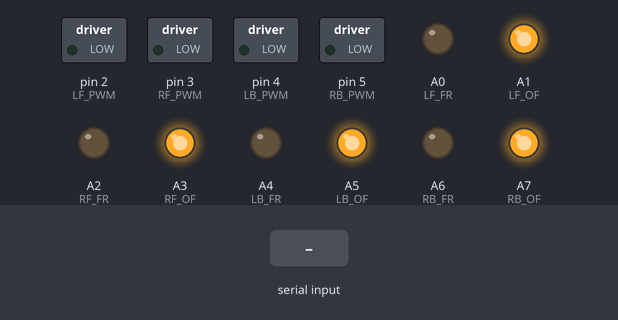
Bench run of a program on a simulated Arduino Mega 2560, built with avr-gcc and run on an emulated ATmega2560. Parts: switched loads named in the program (green lamp = pin HIGH), output pins drawn as LEDs (lit = HIGH). The inputs (shaded band) are chosen by the test bench. What the program prints to the serial monitor is not drawn.

Above: at 1.2 s.
1.3 s: "90,45,200,10\n" received over the second serial link
At 2.2 s:
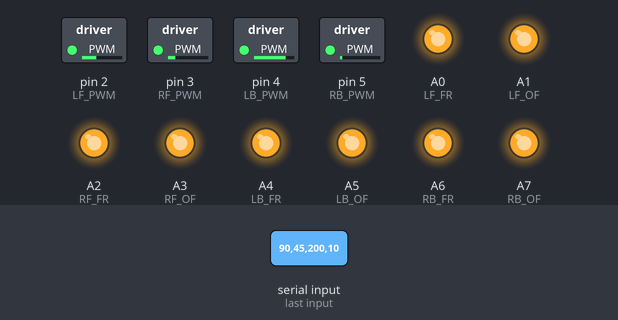
2.8 s: "30,150,10,200\n" received over the second serial link
At 3.4 s:
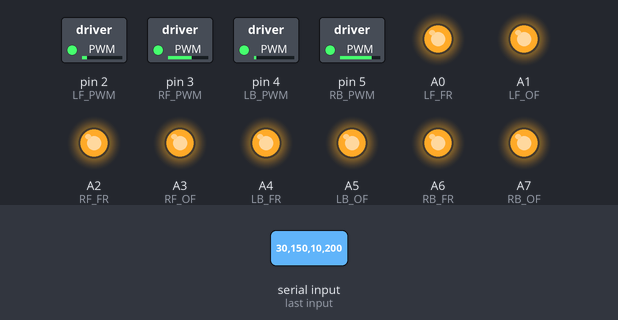
Timing chart, 0 to 5.8 s (numbered marks = the images above; inputs shaded):
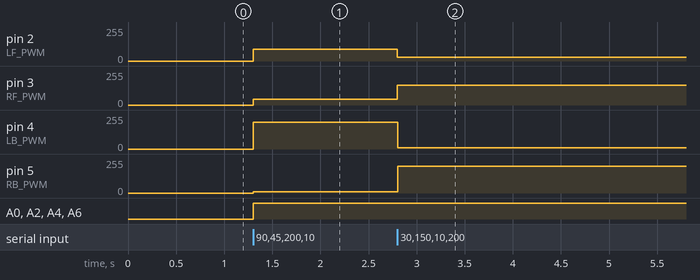

The program:

main.cpp
```cpp
#include <Arduino.h>

/*
e.g. 前後代表了(+100)or(-100) ...
左前輪 = 前後 + 左右 + 自轉
右前輪 = 前後 - 左右 - 自轉
左後輪 = 前後 - 左右 + 自轉
右後輪 = 前後 + 左右 - 自轉

順序:左前->右前->左後->右後

BLDC必需接的pin:
2(F/R) DigitalPin, 正轉反轉 -Gray
3(PWM) AnalogPin -Purple
6(on/off) DigitalPin, 馬達開關 -Yellow
8(GND) 地線 -Black
9(VM) 電源線 -Red
*/

/*
與主控raspberry pi的通訊, 直接使用arduino mega封裝好的UART即可
Serial1 對應 RX1與TX1
*/

// LF = LeftForward
// A0 = D54
const int LF_FR = A0;
const int LF_PWM = 2;
const int LF_OF = A1;

const int RF_FR = A2;
const int RF_PWM = 3;
const int RF_OF = A3;

const int LB_FR = A4;
const int LB_PWM = 4;
const int LB_OF = A5;

const int RB_FR = A6;
const int RB_PWM = 5;
const int RB_OF = A7;


void setup() {
    // 此Serial = Serial0 = debugSerial 默認連電腦USB
    // 與電腦通訊
    Serial.begin(115200);
    Serial.println("Inital text!");

    // 與Raspberry Pi通訊
    Serial1.begin(115200);
    Serial1.println("Hello, raspberry pi!");

    pinMode(LF_FR, OUTPUT);
    pinMode(LF_PWM, OUTPUT);
    pinMode(LF_OF, OUTPUT);

    pinMode(RF_FR, OUTPUT);
    pinMode(RF_PWM, OUTPUT);
    pinMode(RF_OF, OUTPUT);

    pinMode(LB_FR, OUTPUT);
    pinMode(LB_PWM, OUTPUT);
    pinMode(LB_OF, OUTPUT);

    pinMode(RB_FR, OUTPUT);
    pinMode(RB_PWM, OUTPUT);
    pinMode(RB_OF, OUTPUT);

    digitalWrite(LF_OF, HIGH);
    digitalWrite(RF_OF, HIGH);
    digitalWrite(LB_OF, HIGH);
    digitalWrite(RB_OF, HIGH);
}

void loop() {
    if (Serial1.available()) {
        int speedLF = Serial1.parseInt();
        int speedRF = Serial1.parseInt();
        int speedLB = Serial1.parseInt();
        int speedRB = Serial1.parseInt();

        if (Serial1.read() == '\n') {
            motorSpeeds(speedLF, speedRF, speedLB, speedRB);

        }
    }
}

// motor control function
void motorSpeeds(int speedLF, int speedRF, int speedLB, int speedRB) {
    /*
    FR, PWM, OF
    */
    // 左前輪
    if (speedLF > 0) {
        digitalWrite(LF_FR, HIGH);
        analogWrite(LF_PWM, speedLF);
    } else {
        digitalWrite(LF_FR, LOW);
        analogWrite(LF_PWM, abs(speedLF));
    }
    //右前輪
    if (speedRF > 0) {
        digitalWrite(RF_FR, HIGH);
        analogWrite(RF_PWM, speedRF);
    } else {
        digitalWrite(RF_FR, LOW);
        analogWrite(RF_PWM, abs(speedRF));
    }
    //左後輪
    if (speedLB > 0) {
        digitalWrite(LB_FR, HIGH);
        analogWrite(LB_PWM, speedLB);
    } else {
        digitalWrite(LB_FR, LOW);
        analogWrite(LB_PWM, abs(speedLB));
    }
    //右後輪
    if (speedRB > 0) {
        digitalWrite(RB_FR, HIGH);
        analogWrite(RB_PWM, speedRB);
    } else {
        digitalWrite(RB_FR, LOW);
        analogWrite(RB_PWM, abs(speedRB));
    }
}
```

Measured:
- after the input at 1.3 s, pin 2 (LF_PWM): 0/255 → 90/255 at once; pin 3 (RF_PWM): 0/255 → 45/255 at once; pin 4 (LB_PWM): 0/255 → 200/255 at once; pin 5 (RB_PWM): 0/255 → 10/255 at once; A0 (LF_FR), A2 (RF_FR), A4 (LB_FR), A6 (RB_FR): LOW → HIGH at once
- after the input at 2.8 s, pin 2 (LF_PWM): 90/255 → 30/255 at once; pin 3 (RF_PWM): 45/255 → 150/255 at once; pin 4 (LB_PWM): 200/255 → 10/255 at once; pin 5 (RB_PWM): 10/255 → 200/255 at once
